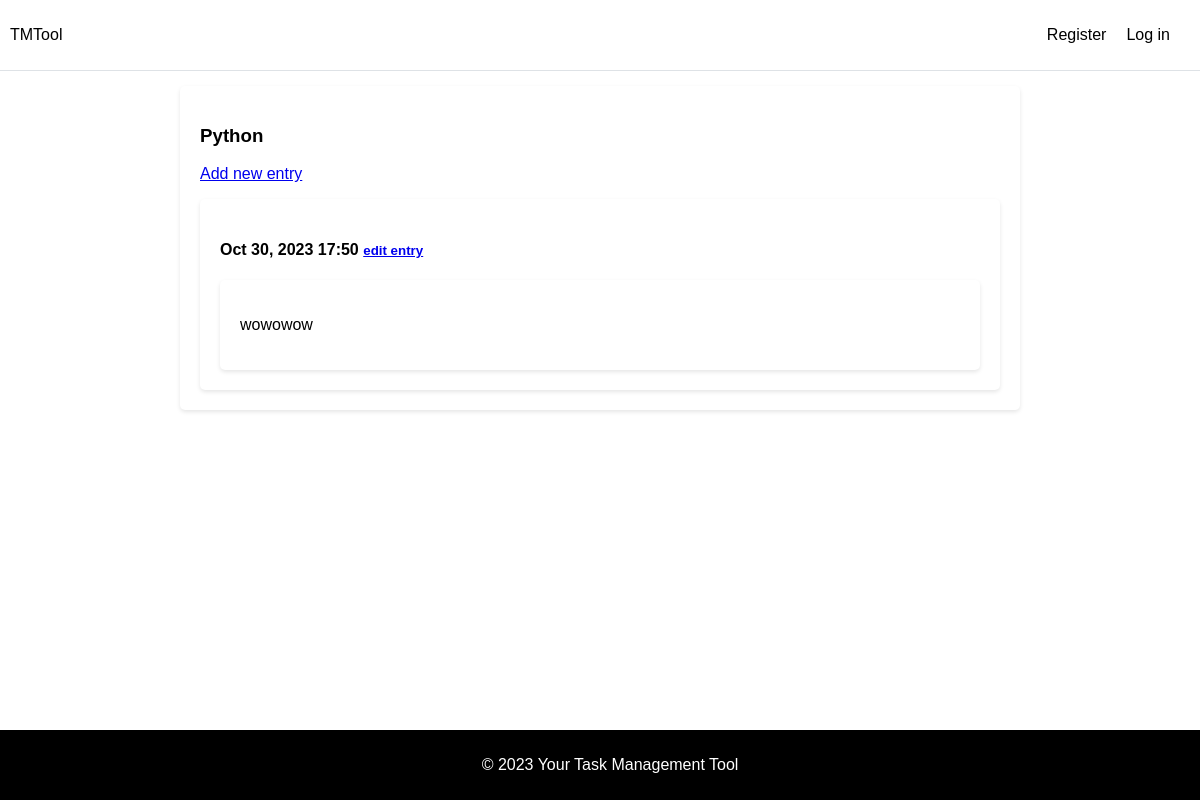
Before: /topics/2/ with the older database file.
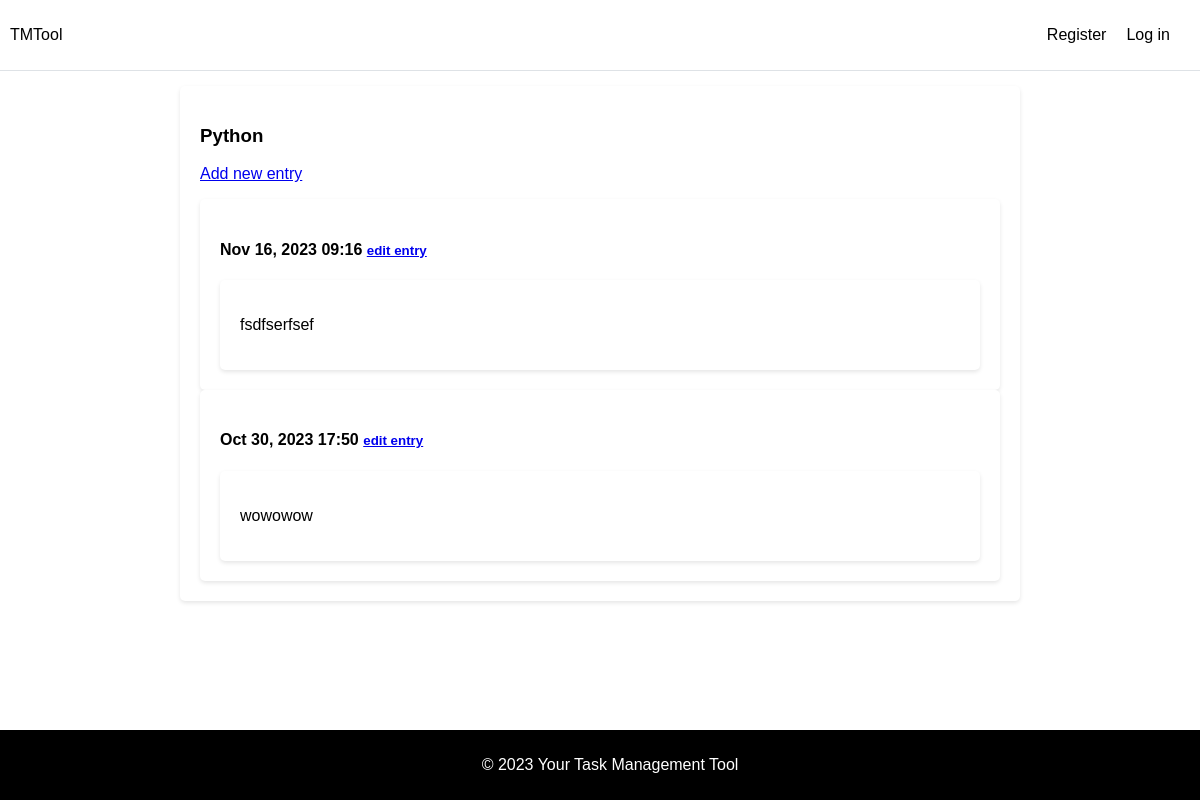
After: the same page with the newer database file.
### TMTool/models.py (models this page shows, shortened)
class Entry(models.Model):
    topic = models.ForeignKey(Topic, on_delete=models.CASCADE)
    text = models.TextField()
    date_added = models.DateTimeField(auto_now_add=True)
    class Meta:
        verbose_name_plural = 'entries'

### TMTool/views.py (the view)
# urls.py: path('topics/<int:topic_id>/', views.topic, name='topic'),
def topic(request, topic_id):
    topic = Topic.objects.get(id=topic_id)
    entries = topic.entry_set.order_by('-date_added')
    context = {'topic': topic, 'entries': entries}
    return render(request, 'TMTool/topic.html', context)

### TMTool/models.py (called while the page is built)
    def __str__(self):
        return self.text

### TMTool/templates/TMTool/topic.html
{% extends "TMTool/base.html" %}
{% block content %}
  <h3>{{ topic }}</h3>
  <p>
      <a href="{% url 'TMTool:new_entry' topic.id %}">Add new entry</a>
  </p>
      {% for entry in entries %}
        <div class="card mb-3">
            <h4 class="card-header">
                {{ entry.date_added|date:'M d, Y H:i' }}
                <small><a href="{% url 'TMTool:edit_entry' entry.id %}">edit entry</a></small>
            </h4>
            <div class="card-body">
              {{ entry.text|linebreaks }}
            </div>
        </div>
      {% empty %}
        <p>No entries have beem added yet.</p>
      {% endfor %}
{% endblock content %}

Changed rows visible on the page:
added Entry: date_added "Nov 16, 2023 09:16", text "fsdfserfsef"
